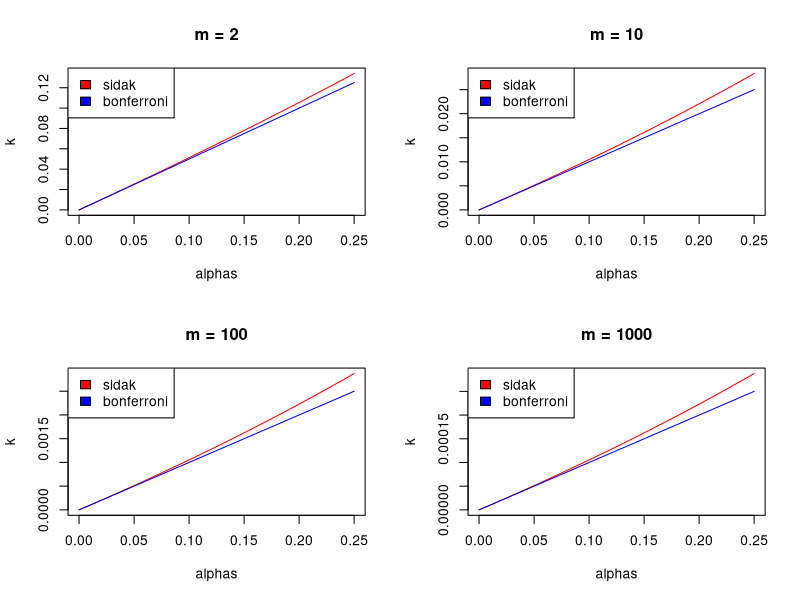

Generate this figure with R: (Note: this script raises an error after producing the figure.)
# p-values are random variables.
# 
# Note that just like the sample average is a random variable because it is
# based on a random sample, p-values are based on random variables (sample mean,
# sample standard deviation) so they are also a random variable.

# the probability of two random events that are statistically independent occurring is
# P(A and B) = P(A) * P(B). Note that this is a consequence of the more general formula
# P(A and B) = P(A) P(B | A )

# Sidak error controlling procedure vs Bonferroni error controlloing procedure

alphas <- seq(0,0.25,0.01)

par(mfrow=c(2,2))

for(m in c(2,10,100,1000)){
  plot(alphas, 1-(1-alphas)^(1/m), type="l", main=paste("m =", m), ylab="k", col="red")
  lines(alphas, alphas/m, col="blue")
  legend("topleft", legend=c("sidak", "bonferroni"), fill = c("red", "blue"))
}

par(mfrow=c(1,1))

###############################################################################

set.seed(1)

alpha = 0.05
m = 8793
k.bonferroni = alpha/m
k.bonferroni

vs = replicate(10000, (function(){  
  pvals = runif(m,0,1)
  v = sum(pvals < k.bonferroni)
  v
})())

fwer.bonferroni = mean(vs >= 1)
fwer.bonferroni

k.sidak = 1-(1-alpha)^(1/m)
k.sidak

vs = replicate(10000, (function(){  
  pvals = runif(m,0,1)
  v = sum(pvals < sidak)
  v
})())

fwer.sidak = mean(vs >= 1)
fwer.sidak

